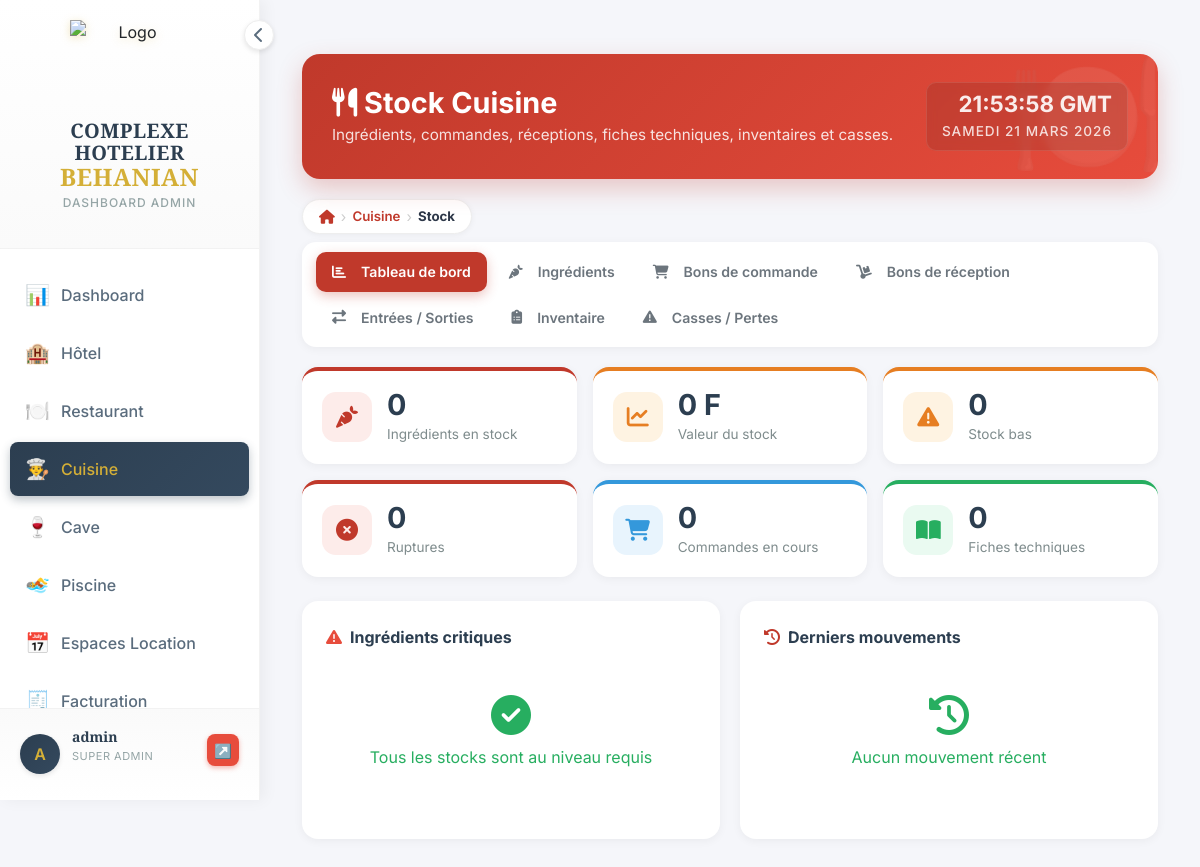
The page /cuisine/stock/ (signed in) on the database as committed earlier.
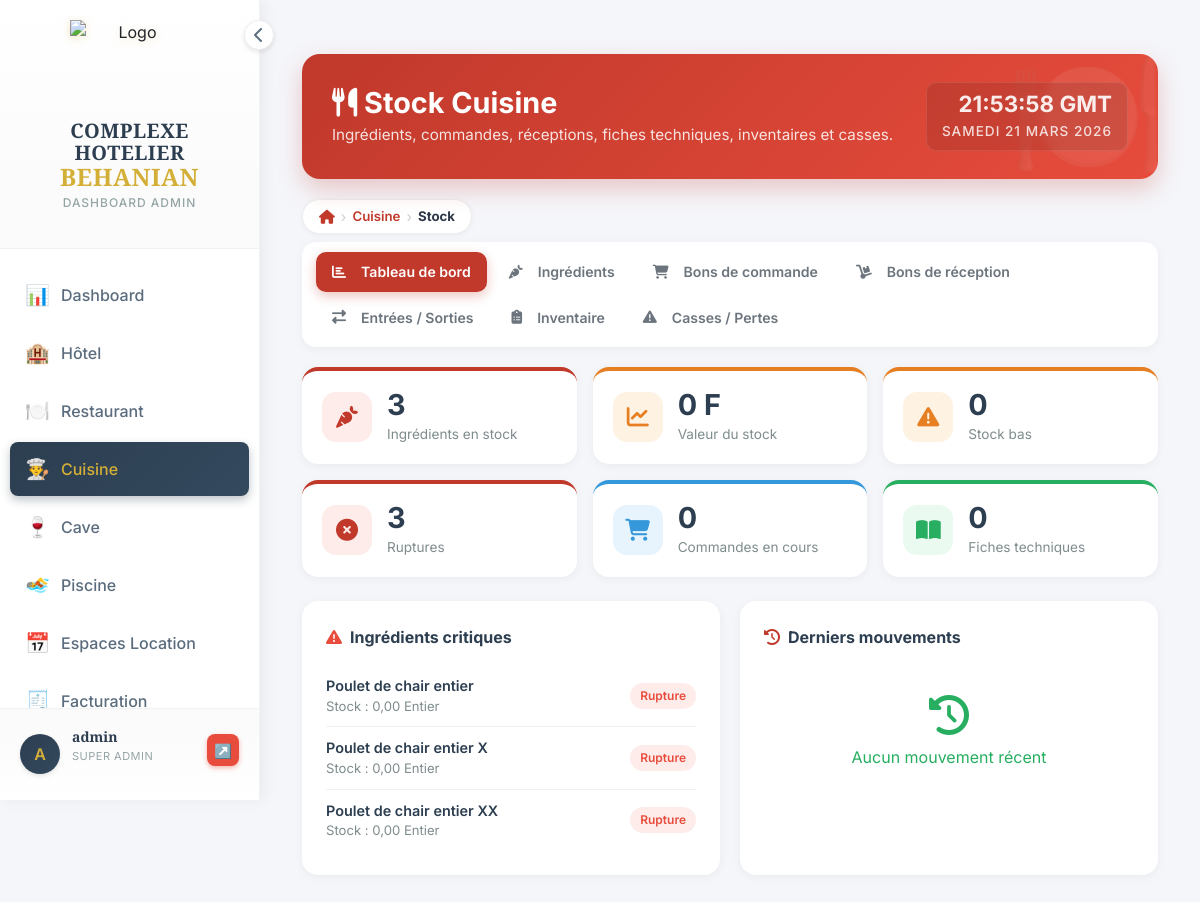
The same page on the database as committed later.
### cuisine/models.py (models this page shows, shortened)
class Ingredient(models.Model):
    STATUT_CHOICES = [
        ('actif',    'Actif'),
        ('sommeil',  'En sommeil'),
        ('supprime', 'Supprimé'),
    ]
    reference         = models.CharField(max_length=50, unique=True, blank=True, null=True, verbose_name="Référence")
    nom               = models.CharField(max_length=200, verbose_name="Désignation")
    categorie         = models.ForeignKey(CategorieIngredient, on_delete=models.SET_NULL, null=True, blank=True, verbose_name="Catégorie")
    description       = models.TextField(blank=True, verbose_name="Description")
    unite_stock       = models.ForeignKey(UniteIngredient, on_delete=models.SET_NULL, null=True, blank=True,
                                          related_name='ingredients_stock', verbose_name="Unité de stock")
    unite_recette     = models.ForeignKey(UniteIngredient, on_delete=models.SET_NULL, null=True, blank=True,
                                          related_name='ingredients_recette', verbose_name="Unité recette (fiches techniques)")
    facteur_conversion = models.DecimalField(max_digits=12, decimal_places=6, default=1,
                                              verbose_name="Facteur conversion stock→recette",
                                              help_text="Ex : 1 kg = 1000 g → saisir 1000")
    prix_achat        = models.DecimalField(max_digits=10, decimal_places=2, default=0, verbose_name="Prix d'achat unitaire (FCFA)")
    cmup              = models.DecimalField(max_digits=10, decimal_places=4, default=0, verbose_name="CMUP (FCFA)")
    quantite_stock    = models.DecimalField(max_digits=12, decimal_places=3, default=0, verbose_name="Quantité en stock")
    seuil_alerte      = models.DecimalField(max_digits=12, decimal_places=3, default=0, verbose_name="Seuil d'alerte")
    stock_max         = models.DecimalField(max_digits=12, decimal_places=3, default=0, blank=True, verbose_name="Stock maximum")
    fournisseur_principal = models.ForeignKey(Fournisseur, on_delete=models.SET_NULL, null=True, blank=True,
                                               verbose_name="Fournisseur principal")
    statut            = models.BooleanField(default=True, verbose_name="Actif")
    date_creation     = models.DateTimeField(auto_now_add=True)
    date_modification = models.DateTimeField(auto_now=True)
    class Meta:
        verbose_name        = "Ingrédient"
        verbose_name_plural = "Ingrédients"
        ordering            = ['categorie__ordre', 'nom']
    @property
    def valeur_stock(self):
        return self.quantite_stock * self.cmup

class UniteIngredient(models.Model):
    nom          = models.CharField(max_length=50,  verbose_name="Nom de l'unité")
    abreviation  = models.CharField(max_length=10,  verbose_name="Abréviation", blank=True)
    type_unite   = models.CharField(max_length=20,  choices=[
        ('masse',   'Masse (kg, g...)'),
        ('volume',  'Volume (L, cl, ml...)'),
        ('piece',   'Pièce / unité'),
        ('autre',   'Autre'),
    ], default='piece', verbose_name="Type d'unité")
    class Meta:
        verbose_name        = "Unité de mesure"
        verbose_name_plural = "Unités de mesure"
        ordering            = ['nom']

### cuisine/views.py (the view)
# urls.py: path('stock/', views.stock_management, name='stock_management'),
@require_module_access('cuisine')
def stock_management(request):
    ingredients = Ingredient.objects.select_related('categorie', 'unite_stock').filter(statut=True)
    total_articles = ingredients.count()
    valeur_stock   = sum(i.valeur_stock for i in ingredients)
    stock_bas      = ingredients.filter(quantite_stock__gt=0, quantite_stock__lte=F('seuil_alerte')).count()
    ruptures       = ingredients.filter(quantite_stock__lte=0).count()
    bc_en_cours    = BonCommandeCuisine.objects.filter(statut__in=['brouillon', 'confirme', 'envoye', 'partiel']).count()
    bons = BonCommandeCuisine.objects.select_related('fournisseur', 'cree_par').all()
    bc_statut = request.GET.get('bc_statut', '')
    bc_q      = request.GET.get('bc_q', '')
    if bc_statut:
        bons = bons.filter(statut=bc_statut)
    if bc_q:
        bons = bons.filter(Q(numero__icontains=bc_q) | Q(fournisseur__nom__icontains=bc_q))
    bc_total      = BonCommandeCuisine.objects.count()
    bc_brouillons = BonCommandeCuisine.objects.filter(statut='brouillon').count()
    bc_en_retard  = sum(1 for b in BonCommandeCuisine.objects.filter(statut__in=['confirme', 'envoye', 'partiel']) if b.est_en_retard)
    receptions    = BonReceptionCuisine.objects.select_related('fournisseur', 'cree_par').all()
    br_total      = receptions.count()
    br_brouillons = receptions.filter(statut='brouillon').count()
    mouvements = MouvementStockCuisine.objects.select_related('ingredient', 'utilisateur').order_by('-date')
    mvt_type = request.GET.get('mvt_type', '')
    if mvt_type:
        mouvements = mouvements.filter(type_mouvement=mvt_type)
    inventaires = InventaireCuisine.objects.select_related('cree_par').all()
    casses = CasseCuisine.objects.select_related('cree_par').all()
    context = {
        'page_title':     'Stock Cuisine',
        'ingredients':    ingredients,
        'categories':     CategorieIngredient.objects.all(),
        'fournisseurs':   Fournisseur.objects.filter(actif=True),
        'total_articles': total_articles,
        'valeur_stock':   valeur_stock,
        'stock_bas':      stock_bas,
        'ruptures':       ruptures,
        'bc_en_cours':    bc_en_cours,
        'bons':           bons,
        'bc_total':       bc_total,
        'bc_brouillons':  bc_brouillons,
        'bc_en_retard':   bc_en_retard,
        'bc_statut':      bc_statut,
        'bc_q':           bc_q,
        'receptions':     receptions,
        'br_total':       br_total,
        'br_brouillons':  br_brouillons,
        'mouvements':     mouvements[:50],
        'mvt_type':       mvt_type,
        'inventaires':    inventaires,
        'casses':         casses,
    }
    return render(request, 'cuisine/stock_management.html', context)

### templates/cuisine/stock_management.html (shortened to what this page needs)
{% extends 'dashboard/base_dashboard.html' %}
{% load breadcrumb %}
{% load static %}
{% block content %}
<div class="container-fluid py-4">
    <div class="page-header">
        <div>
            <h2><i class="fas fa-utensils mr-2"></i> Stock Cuisine</h2>
            <p>Ingrédients, commandes, réceptions, fiches techniques, inventaires et casses.</p>
</div>
<div class="header-clock">
            <span class="time"></span>
            <span class="date"></span>
        </div>
</div>
    {% breadcrumb "Cuisine" "cuisine:index" "Stock" "" %}
    <div class="tabs-nav">
        <button class="tab-btn active" onclick="showTab('dashboard', this)">
            <i class="fas fa-chart-bar"></i> Tableau de bord
        </button>
        <button class="tab-btn" onclick="showTab('ingredients', this)">
            <i class="fas fa-carrot"></i> Ingrédients
        </button>
        <button class="tab-btn" onclick="showTab('commandes', this)">
            <i class="fas fa-shopping-cart"></i> Bons de commande
        </button>
        <button class="tab-btn" onclick="showTab('receptions', this)">
            <i class="fas fa-dolly"></i> Bons de réception
        </button>
        <button class="tab-btn" onclick="showTab('mouvements', this)">
            <i class="fas fa-exchange-alt"></i> Entrées / Sorties
        </button>
        <button class="tab-btn" onclick="showTab('inventaire', this)">
            <i class="fas fa-clipboard-list"></i> Inventaire
        </button>
        <button class="tab-btn" onclick="showTab('casses', this)">
            <i class="fas fa-exclamation-triangle"></i> Casses / Pertes
        </button>
    </div>
    <div id="tab-dashboard" class="tab-content active">
        <div class="stats-grid">
            <div class="stat-card red">
                <div class="stat-icon red"><i class="fas fa-carrot"></i></div>
                <div><div class="stat-value">{{ total_articles }}</div><div class="stat-label">Ingrédients en stock</div></div>
            </div>
            <div class="stat-card orange">
                <div class="stat-icon orange"><i class="fas fa-chart-line"></i></div>
                <div><div class="stat-value">{{ valeur_stock|floatformat:0 }} F</div><div class="stat-label">Valeur du stock</div></div>
            </div>
            <div class="stat-card orange">
                <div class="stat-icon orange"><i class="fas fa-exclamation-triangle"></i></div>
                <div><div class="stat-value">{{ stock_bas }}</div><div class="stat-label">Stock bas</div></div>
            </div>
            <div class="stat-card red">
                <div class="stat-icon red"><i class="fas fa-times-circle"></i></div>
                <div><div class="stat-value">{{ ruptures }}</div><div class="stat-label">Ruptures</div></div>
            </div>
            <div class="stat-card blue">
                <div class="stat-icon blue"><i class="fas fa-shopping-cart"></i></div>
                <div><div class="stat-value">{{ bc_en_cours }}</div><div class="stat-label">Commandes en cours</div></div>
            </div>
            <div class="stat-card green">
                <div class="stat-icon green"><i class="fas fa-book-open"></i></div>
                <div><div class="stat-value">{{ fiches_count|default:"0" }}</div><div class="stat-label">Fiches techniques</div></div>
            </div>
        </div>
        <div class="bottom-grid">
            <div class="panel">
                <div class="panel-title">
                    <i class="fas fa-exclamation-triangle" style="color:#e74c3c;"></i> Ingrédients critiques
                </div>
                {% with critiques=ingredients|dictsort:"quantite_stock" %}
                {% for ing in ingredients %}
                {% if ing.quantite_stock <= ing.seuil_alerte %}
                <div class="critique-item">
                    <div>
                        <div style="font-weight:600;color:#2c3e50;font-size:0.9rem;">{{ ing.nom }}</div>
                        <div style="font-size:0.82rem;color:#7f8c8d;">
                            Stock : {{ ing.quantite_stock|floatformat:2 }}
                            {% if ing.unite_stock %} {{ ing.unite_stock.abreviation }}{% endif %}
                        </div>
                    </div>
                    {% if ing.quantite_stock <= 0 %}
                        <span class="badge-rupture">Rupture</span>
                    {% else %}
                        <span class="badge-bas">Stock bas</span>
                    {% endif %}
                </div>
                {% endif %}
                {% empty %}
                <div class="empty-critique">
                    <i class="fas fa-check-circle" style="color:#27ae60;"></i>
                    <p>Tous les stocks sont au niveau requis</p>
                </div>
                {% endfor %}
                {% endwith %}
            </div>
            <div class="panel">
                <div class="panel-title">
                    <i class="fas fa-history" style="color:#c0392b;"></i> Derniers mouvements
                </div>
                {% for mv in mouvements %}
                <div class="critique-item">
                    <div>
                        <div style="font-weight:600;color:#2c3e50;font-size:0.88rem;">{{ mv.ingredient.nom }}</div>
                        <div style="font-size:0.78rem;color:#7f8c8d;">{{ mv.date|date:"d/m H:i" }} — {{ mv.utilisateur.username|default:"—" }}</div>
                    </div>
                    <div style="text-align:right;">
                        {% if mv.type_mouvement == 'entree' %}
                            <span style="color:#27ae60;font-weight:700;">+{{ mv.quantite|floatformat:2 }}</span>
                        {% else %}
                            <span style="color:#e74c3c;font-weight:700;">-{{ mv.quantite|floatformat:2 }}</span>
                        {% endif %}
                        <div style="font-size:0.75rem;color:#7f8c8d;">{{ mv.get_type_mouvement_display }}</div>
                    </div>
                </div>
                {% empty %}
                <div class="empty-critique">
                    <i class="fas fa-history"></i>
                    <p>Aucun mouvement récent</p>
                </div>
                {% endfor %}
            </div>
        </div>
    </div>
</div>
{% endblock %}

### templates/dashboard/base_dashboard.html (shortened to what this page needs)
{% load static %}
<!DOCTYPE html>
<html lang="fr">
<head>
    <link href="https://cdn.jsdelivr.net/npm/bootstrap@5.3.0/dist/css/bootstrap.min.css" rel="stylesheet">
    <link rel="stylesheet" href="https://cdnjs.cloudflare.com/ajax/libs/font-awesome/6.4.0/css/all.min.css">
</head>
<body>
    <div class="sidebar" id="sidebar">
        <div class="logo-section">
            <div class="sidebar-toggle" onclick="toggleSidebar()">
                <i class="fas fa-chevron-left" id="toggleIcon"></i>
            </div>
            <div class="logo">
                <div class="logo-icon">
                    <img src="{% static 'images/Logo.png' %}" alt="Logo">
                </div>
                <div class="logo-text">
                    <h1>COMPLEXE HOTELIER<br><span>BEHANIAN</span></h1>
                    <p>Dashboard Admin</p>
                </div>
            </div>
        </div>
        <nav class="nav-menu">
            <a href="{% url 'dashboard:index' %}" class="nav-item {% if request.resolver_match.url_name == 'index' and request.resolver_match.app_name == 'dashboard' %}active{% endif %}">
                <span class="nav-item-icon">📊</span>
                <span class="nav-text">Dashboard</span>
            </a>
            {% if 'hotel' in accessible_modules %}
            <a href="{% url 'hotel:index' %}" class="nav-item {% if request.resolver_match.app_name == 'hotel' %}active{% endif %}">
                <span class="nav-item-icon">🏨</span>
                <span class="nav-text">Hôtel</span>
            </a>
            {% endif %}
            {% if 'restaurant' in accessible_modules %}
            <a href="{% url 'restaurant:index' %}" class="nav-item {% if request.resolver_match.app_name == 'restaurant' %}active{% endif %}">
                <span class="nav-item-icon">🍽️</span>
                <span class="nav-text">Restaurant</span>
            </a>
            {% endif %}
            {% if 'cuisine' in accessible_modules %}
            <a href="{% url 'cuisine:index' %}" class="nav-item {% if request.resolver_match.app_name == 'cuisine' %}active{% endif %}">
                <span class="nav-item-icon">👨‍🍳</span>
                <span class="nav-text">Cuisine</span>
            </a>
            {% endif %}
            {% if 'bar' in accessible_modules %}
            <a href="{% url 'bar:dashboard' %}" class="nav-item {% if request.resolver_match.app_name == 'bar' %}active{% endif %}">
                <span class="nav-item-icon">🍷</span>
                <span class="nav-text">Cave</span>
            </a>
            {% endif %}
            {% if 'piscine' in accessible_modules %}
            <a href="{% url 'piscine:index' %}" class="nav-item {% if request.resolver_match.app_name == 'piscine' %}active{% endif %}">
                <span class="nav-item-icon">🏊</span>
                <span class="nav-text">Piscine</span>
            </a>
            {% endif %}
            {% if 'espaces' in accessible_modules %}
            <a href="{% url 'espaces_evenementiels:index' %}" class="nav-item {% if request.resolver_match.app_name == 'espaces_evenementiels' %}active{% endif %}">
                <span class="nav-item-icon">📅</span>
                <span class="nav-text">Espaces Location</span>
            </a>
            {% endif %}
            {% if 'facturation' in accessible_modules %}
            <a href="{% url 'facturation:index' %}" class="nav-item {% if request.resolver_match.app_name == 'facturation' %}active{% endif %}">
                <span class="nav-item-icon">🧾</span>
                <span class="nav-text">Facturation</span>
            </a>
            {% endif %}
        </nav>
        <div class="user-section">
            <div class="user-avatar">{{ user.username|first|upper }}</div>
            <div class="user-info">
                <h4>{{ user.get_full_name|default:user.username }}</h4>
                <p>{{ user_role }}</p>
            </div>
            <a href="{% url 'logout' %}" class="logout-btn" title="Se déconnecter">↗️</a>
        </div>
    </div>
    <div class="main-content">
        {% block content %}{% endblock %}
    </div>
</body>
</html>

Rows that differ between the two databases and show on the page:
added Ingredient: nom "Poulet de chair entier", quantite_stock "0,00", unite_stock.abreviation "Entier", shows "Rupture"
added Ingredient: nom "Poulet de chair entier X", quantite_stock "0,00", unite_stock.abreviation "Entier", shows "Rupture"
added Ingredient: nom "Poulet de chair entier XX", quantite_stock "0,00", unite_stock.abreviation "Entier", shows "Rupture"
Other text that changed with them:
{{ total_articles }}: "0" → "3"
{{ ruptures }}: "0" → "3"
text no longer shown: "Tous les stocks sont au niveau requis"
